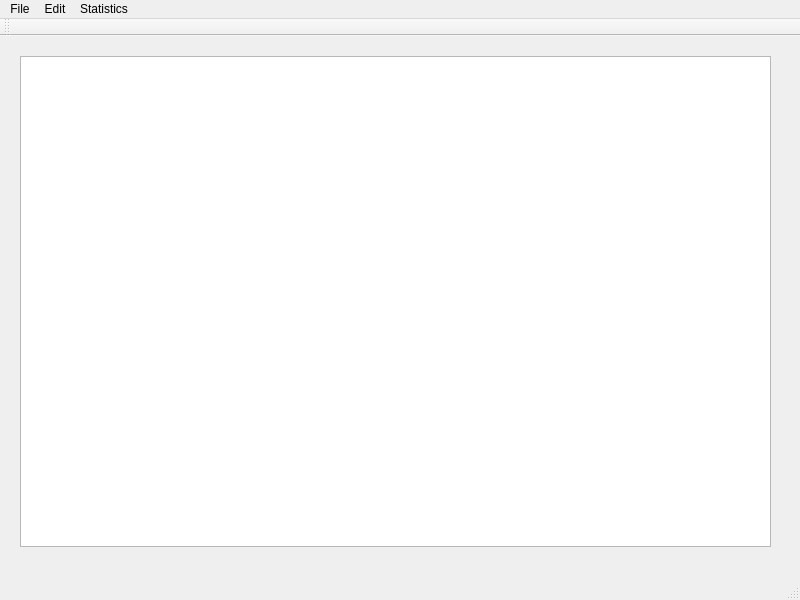
<?xml version="1.0" encoding="UTF-8"?>
<ui version="4.0">
 <class>TableViewer</class>
 <widget class="QMainWindow" name="TableViewer">
  <property name="geometry">
   <rect>
    <x>0</x>
    <y>0</y>
    <width>800</width>
    <height>600</height>
   </rect>
  </property>
  <property name="windowTitle">
   <string>TableViewer</string>
  </property>
  <widget class="QWidget" name="centralwidget">
   <widget class="QTableWidget" name="tableWidget">
    <property name="geometry">
     <rect>
      <x>20</x>
      <y>20</y>
      <width>751</width>
      <height>491</height>
     </rect>
    </property>
   </widget>
  </widget>
  <widget class="QMenuBar" name="menubar">
   <property name="geometry">
    <rect>
     <x>0</x>
     <y>0</y>
     <width>800</width>
     <height>22</height>
    </rect>
   </property>
   <widget class="QMenu" name="menuFile">
    <property name="title">
     <string>File</string>
    </property>
    <addaction name="actionRegenerate"/>
    <addaction name="separator"/>
    <addaction name="actionExit"/>
   </widget>
   <widget class="QMenu" name="menuEdit">
    <property name="title">
     <string>Edit</string>
    </property>
    <addaction name="actionAddPackage"/>
    <addaction name="actionFindPackage"/>
    <addaction name="separator"/>
    <addaction name="actionDropPackage"/>
   </widget>
   <widget class="QMenu" name="menuStatistics">
    <property name="title">
     <string>Statistics</string>
    </property>
    <addaction name="actionUniqueSenders"/>
    <addaction name="actionPackageDistribution"/>
   </widget>
   <addaction name="menuFile"/>
   <addaction name="menuEdit"/>
   <addaction name="menuStatistics"/>
  </widget>
  <widget class="QStatusBar" name="statusbar"/>
  <widget class="QToolBar" name="toolBar">
   <property name="windowTitle">
    <string>toolBar</string>
   </property>
   <attribute name="toolBarArea">
    <enum>TopToolBarArea</enum>
   </attribute>
   <attribute name="toolBarBreak">
    <bool>false</bool>
   </attribute>
  </widget>
  <action name="actionRegenerate">
   <property name="text">
    <string>Regenerate</string>
   </property>
   <property name="shortcut">
    <string>Ctrl+R</string>
   </property>
  </action>
  <action name="actionExit">
   <property name="text">
    <string>Exit</string>
   </property>
   <property name="shortcut">
    <string>Ctrl+Q</string>
   </property>
  </action>
  <action name="actionAddPackage">
   <property name="text">
    <string>Add package</string>
   </property>
   <property name="shortcut">
    <string>Ctrl+Shift+A</string>
   </property>
  </action>
  <action name="actionFindPackage">
   <property name="text">
    <string>Find package</string>
   </property>
   <property name="shortcut">
    <string>Ctrl+F</string>
   </property>
  </action>
  <action name="actionUniqueSenders">
   <property name="text">
    <string>Unique senders</string>
   </property>
   <property name="shortcut">
    <string>F7</string>
   </property>
  </action>
  <action name="actionPackageDistribution">
   <property name="text">
    <string>Package distribution</string>
   </property>
   <property name="shortcut">
    <string>F8</string>
   </property>
  </action>
  <action name="actionDropPackage">
   <property name="text">
    <string>Drop package</string>
   </property>
   <property name="shortcut">
    <string>Del</string>
   </property>
  </action>
 </widget>
 <resources/>
 <connections/>
</ui>
